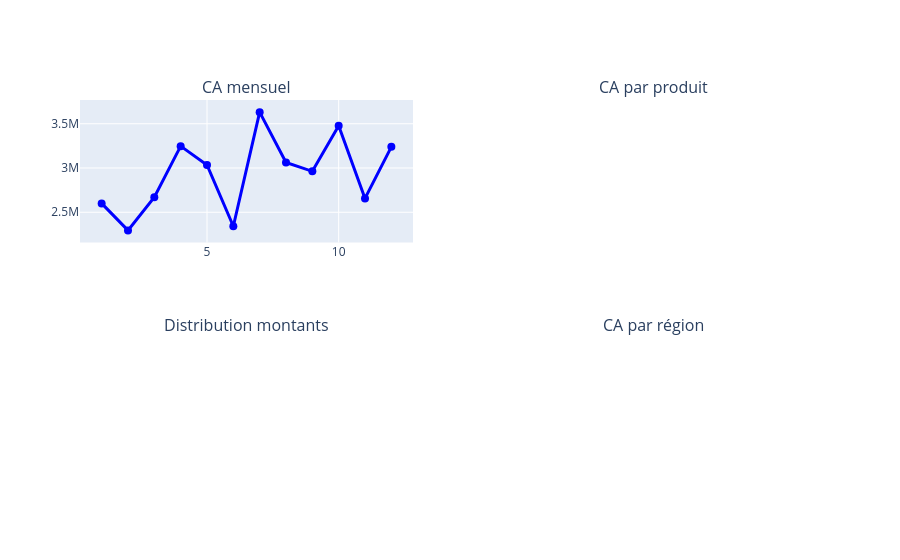

Notebook cell for this chart:
### Code cell
# Graphique 1 : Évolution mensuelle
ca_mensuel = df.groupby('Mois')['Montant'].sum().reset_index()
fig.add_trace(
go.Scatter(x=ca_mensuel['Mois'], y=ca_mensuel['Montant'],

mode='lines+markers', name='CA mensuel',
line=dict(color='blue', width=3),
marker=dict(size=8)),

row=1, col=1
)

### Figure 1 — Plotly figure (JSON) as saved in the notebook; plotly's stock layout.template omitted (floating-point values rounded to 4 significant figures)
{"data": [{"line": {"color": "blue", "width": 3}, "marker": {"size": 8}, "mode": "lines+markers", "name": "CA mensuel", "type": "scatter", "x": [1, 2, 3, 4, 5, 6, 7, 8, 9, 10, 11, 12], "xaxis": "x", "y": [2600000.0, 2295000.0, 2670000.0, 3247000.0, 3034000.0, 2342000.0, 3631000.0, 3062000.0, 2963000.0, 3478000.0, 2657000.0, 3239000.0], "yaxis": "y"}], "layout": {"annotations": [{"font": {"size": 16}, "showarrow": false, "text": "CA mensuel", "x": 0.225, "xanchor": "center", "xref": "paper", "y": 1, "yanchor": "bottom", "yref": "paper"}, {"font": {"size": 16}, "showarrow": false, "text": "CA par produit", "x": 0.775, "xanchor": "center", "xref": "paper", "y": 1, "yanchor": "bottom", "yref": "paper"}, {"font": {"size": 16}, "showarrow": false, "text": "Distribution montants", "x": 0.225, "xanchor": "center", "xref": "paper", "y": 0.375, "yanchor": "bottom", "yref": "paper"}, {"font": {"size": 16}, "showarrow": false, "text": "CA par région", "x": 0.775, "xanchor": "center", "xref": "paper", "y": 0.375, "yanchor": "bottom", "yref": "paper"}], "xaxis": {"anchor": "y", "domain": [0, 0.45]}, "xaxis2": {"anchor": "y2", "domain": [0.55, 1]}, "xaxis3": {"anchor": "y3", "domain": [0, 0.45]}, "yaxis": {"anchor": "x", "domain": [0.625, 1]}, "yaxis2": {"anchor": "x2", "domain": [0.625, 1]}, "yaxis3": {"anchor": "x3", "domain": [0, 0.375]}}}
